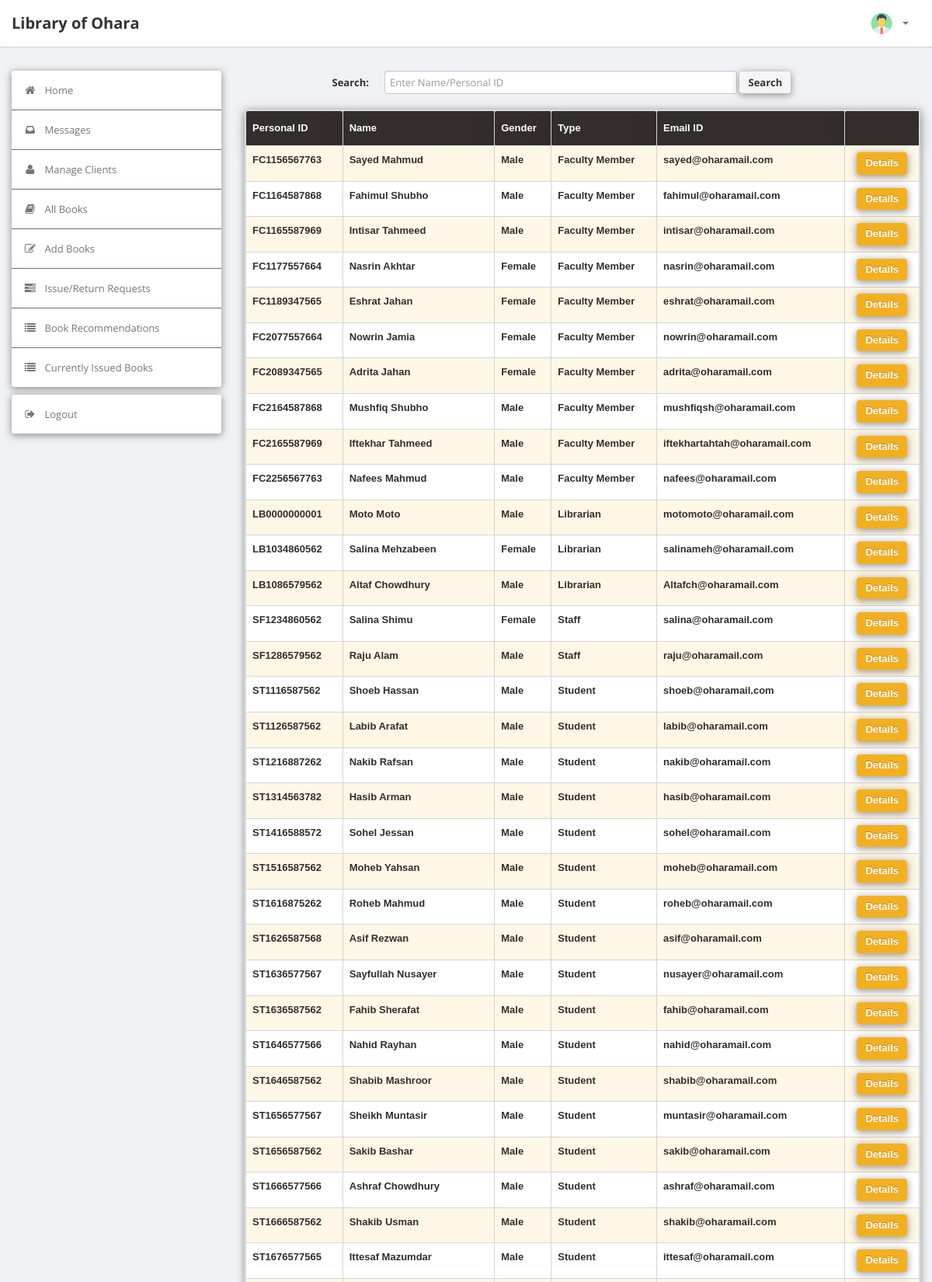
/LibraryManagementSystem/admin/users.php (signed in, upper part), run on the app's committed database.
### tables this page shows
CREATE TABLE `user` (
  `Personal_ID` varchar(50) NOT NULL,
  `Name` varchar(50) DEFAULT NULL,
  `Gender` varchar(8) DEFAULT NULL,
  `Type` varchar(15) DEFAULT NULL,
  `EmailId` varchar(50) DEFAULT NULL,
  `MobNo` bigint(11) DEFAULT NULL,
  `Password` varchar(50) DEFAULT NULL
);

### LibraryManagementSystem/admin/users.php (the view, shortened to what this page needs)
<?php
require('dbconn.php');
?>
<?php
if ($_SESSION['Personal_ID']) {
    ?>
    <!DOCTYPE html>
    <html lang="en">
    <head>
        <link type="text/css" href="bootstrap/css/bootstrap.min.css" rel="stylesheet">
        <link type="text/css" href="bootstrap/css/bootstrap-responsive.min.css" rel="stylesheet">
        <link type="text/css" href="css/theme.css" rel="stylesheet">
        <link type="text/css" href="images/icons/css/font-awesome.css" rel="stylesheet">
    </head>
    <body>
    <div class="navbar navbar-fixed-top">
        <div class="navbar-inner">
            <div class="container">
                    <a class="brand" href="index.php">Library of Ohara </a>
                <div class="nav-collapse collapse navbar-inverse-collapse">
                    <ul class="nav pull-right">
                        <li class="nav-user dropdown"><a href="#" class="dropdown-toggle" data-toggle="dropdown">
                                <img src="images/user.png" class="nav-avatar"/>
                                <b class="caret"></b></a>
                        </li>
                    </ul>
                </div>
            </div>
        </div>
    </div>
    <div class="wrapper">
        <div class="container">
            <div class="row">
                <div class="span3">
                    <div class="sidebar">
                        <ul class="widget widget-menu unstyled">
                            <li class="active"><a href="index.php"><i class="menu-icon icon-home"></i>Home
                                </a></li>
                            <li><a href="message.php"><i class="menu-icon icon-inbox"></i>Messages</a>
                            </li>
                            <li><a href="users.php"><i class="menu-icon icon-user"></i>Manage Clients </a>
                            </li>
                            <li><a href="book.php"><i class="menu-icon icon-book"></i>All Books </a></li>
                            <li><a href="addbook.php"><i class="menu-icon icon-edit"></i>Add Books </a></li>
                            <li><a href="requests.php"><i class="menu-icon icon-tasks"></i>Issue/Return Requests </a>
                            </li>
                            <li><a href="recommendations.php"><i class="menu-icon icon-list"></i>Book Recommendations
                                </a></li>
                            <li><a href="current.php"><i class="menu-icon icon-list"></i>Currently Issued Books </a>
                            </li>
                        </ul>
                        <ul class="widget widget-menu unstyled">
                            <li><a href="logout.php"><i class="menu-icon icon-signout"></i>Logout </a></li>
                        </ul>
                    </div>
                </div>
                <div class="span9">
                    <form class="form-horizontal row-fluid" action="users.php" method="post">
                        <div class="control-group">
                            <label class="control-label" for="Search"><b>Search:</b></label>
                            <div class="controls">
                                <input type="text" id="title" name="title" placeholder="Enter Name/Personal ID"
                                       class="span8" required>
                                <button type="submit" name="submit" class="btn">Search</button>
                            </div>
                        </div>
                    </form>
                    <br>
                    <?php
                    if (isset($_POST['submit'])) {
                        $s = $_POST['title'];
                        $sql = "select * from LMS.user where (Personal_ID='$s' or Name like '%$s%') and Personal_ID<>'ADMIN'";
                    } else
                        $sql = "select * from LMS.user where Personal_ID<>'ADMIN'";
                    $result = $conn->query($sql);
                    $rowcount = mysqli_num_rows($result);
                    if (!($rowcount))
                        echo "<br><center><h2><b><i>No Results</i></b></h2></center>";
                    else {
                        ?>
                        <div class="module">
                            <table class="table" id="tables">
                                <thead>
                                <tr>
                                    <th>Personal ID</th>
                                    <th>Name</th>
                                    <th>Gender</th>
                                    <th>Type</th>
                                    <th>Email ID</th>
                                    <th></th>
                                </tr>
                                </thead>
                                <tbody>
                        </div>
                        <?php
                        while ($row = $result->fetch_assoc()) {
                            $Personal_ID = $row['Personal_ID'];
                            $name = $row['Name'];
                            $gender = $row['Gender'];
                            $Type = $row['Type'];
                            $email = $row['EmailId'];
                            ?>
                            <tr>
                                <td><b><?php echo $Personal_ID ?></b></td>
                                <td><b><?php echo $name ?></b></td>
                                <td><b><?php echo $gender ?></b></td>
                                <td><b><?php echo $Type ?></b></td>
                                <td><b><?php echo $email ?></b></td>
                                <td>
                                    <center>
                                        <a href="userdetails.php?id=<?php echo $Personal_ID; ?>"
                                           class="btn btn-success">Details</a>
                                    </center>
                                </td>
                            </tr>
                        <?php }
                    } ?>
                </div>
            </div>
        </div>
    </div>
    </body>
    </html>
<?php } else {
    echo "<script type='text/javascript'>alert('Access Denied!!!')</script>";
} ?>

### data on the page
user: Personal_ID "FC1156567763", Name "Sayed Mahmud", Gender "Male", Type "Faculty Member", EmailId "sayed@oharamail.com"
user: Personal_ID "FC1164587868", Name "Fahimul Shubho", Gender "Male", Type "Faculty Member", EmailId "fahimul@oharamail.com"
user: Personal_ID "FC1165587969", Name "Intisar Tahmeed", Gender "Male", Type "Faculty Member", EmailId "intisar@oharamail.com"
user: Personal_ID "FC1177557664", Name "Nasrin Akhtar", Gender "Female", Type "Faculty Member", EmailId "nasrin@oharamail.com"
user: Personal_ID "FC1189347565", Name "Eshrat Jahan", Gender "Female", Type "Faculty Member", EmailId "eshrat@oharamail.com"
user: Personal_ID "FC2077557664", Name "Nowrin Jamia", Gender "Female", Type "Faculty Member", EmailId "nowrin@oharamail.com"
user: Personal_ID "FC2089347565", Name "Adrita Jahan", Gender "Female", Type "Faculty Member", EmailId "adrita@oharamail.com"
user: Personal_ID "FC2164587868", Name "Mushfiq Shubho", Gender "Male", Type "Faculty Member", EmailId "mushfiqsh@oharamail.com"
user: Personal_ID "FC2165587969", Name "Iftekhar Tahmeed", Gender "Male", Type "Faculty Member", EmailId "iftekhartahtah@oharamail.com"
user: Personal_ID "FC2256567763", Name "Nafees Mahmud", Gender "Male", Type "Faculty Member", EmailId "nafees@oharamail.com"
user: Personal_ID "LB0000000001", Name "Moto Moto", Gender "Male", Type "Librarian", EmailId "motomoto@oharamail.com"
user: Personal_ID "LB1034860562", Name "Salina Mehzabeen", Gender "Female", Type "Librarian", EmailId "salinameh@oharamail.com"
user: Personal_ID "LB1086579562", Name "Altaf Chowdhury", Gender "Male", Type "Librarian", EmailId "Altafch@oharamail.com"
user: Personal_ID "SF1234860562", Name "Salina Shimu", Gender "Female", Type "Staff", EmailId "salina@oharamail.com"
user: Personal_ID "SF1286579562", Name "Raju Alam", Gender "Male", Type "Staff", EmailId "raju@oharamail.com"
user: Personal_ID "ST1116587562", Name "Shoeb Hassan", Gender "Male", Type "Student", EmailId "shoeb@oharamail.com"
user: Personal_ID "ST1126587562", Name "Labib Arafat", Gender "Male", Type "Student", EmailId "labib@oharamail.com"
user: Personal_ID "ST1216887262", Name "Nakib Rafsan", Gender "Male", Type "Student", EmailId "nakib@oharamail.com"
user: Personal_ID "ST1314563782", Name "Hasib Arman", Gender "Male", Type "Student", EmailId "hasib@oharamail.com"
user: Personal_ID "ST1416588572", Name "Sohel Jessan", Gender "Male", Type "Student", EmailId "sohel@oharamail.com"
user: Personal_ID "ST1516587562", Name "Moheb Yahsan", Gender "Male", Type "Student", EmailId "moheb@oharamail.com"
user: Personal_ID "ST1616875262", Name "Roheb Mahmud", Gender "Male", Type "Student", EmailId "roheb@oharamail.com"
user: Personal_ID "ST1626587568", Name "Asif Rezwan", Gender "Male", Type "Student", EmailId "asif@oharamail.com"
user: Personal_ID "ST1636577567", Name "Sayfullah Nusayer", Gender "Male", Type "Student", EmailId "nusayer@oharamail.com"
user: Personal_ID "ST1636587562", Name "Fahib Sherafat", Gender "Male", Type "Student", EmailId "fahib@oharamail.com"
user: Personal_ID "ST1646577566", Name "Nahid Rayhan", Gender "Male", Type "Student", EmailId "nahid@oharamail.com"
user: Personal_ID "ST1646587562", Name "Shabib Mashroor", Gender "Male", Type "Student", EmailId "shabib@oharamail.com"
user: Personal_ID "ST1656577567", Name "Sheikh Muntasir", Gender "Male", Type "Student", EmailId "muntasir@oharamail.com"
user: Personal_ID "ST1656587562", Name "Sakib Bashar", Gender "Male", Type "Student", EmailId "sakib@oharamail.com"
user: Personal_ID "ST1666577566", Name "Ashraf Chowdhury", Gender "Male", Type "Student", EmailId "ashraf@oharamail.com"
user: Personal_ID "ST1666587562", Name "Shakib Usman", Gender "Male", Type "Student", EmailId "shakib@oharamail.com"
user: Personal_ID "ST1676577565", Name "Ittesaf Mazumdar", Gender "Male", Type "Student", EmailId "ittesaf@oharamail.com"
